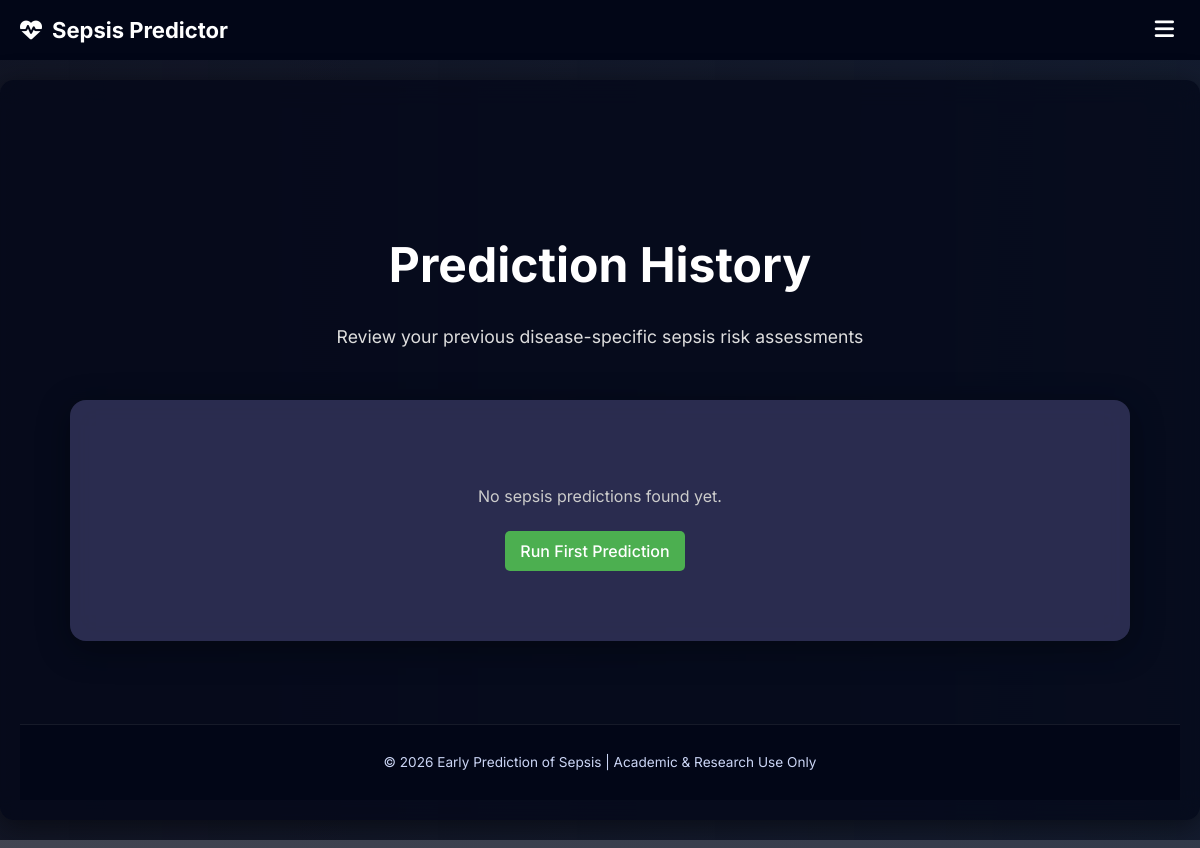
The app's page /history (signed in), older data.
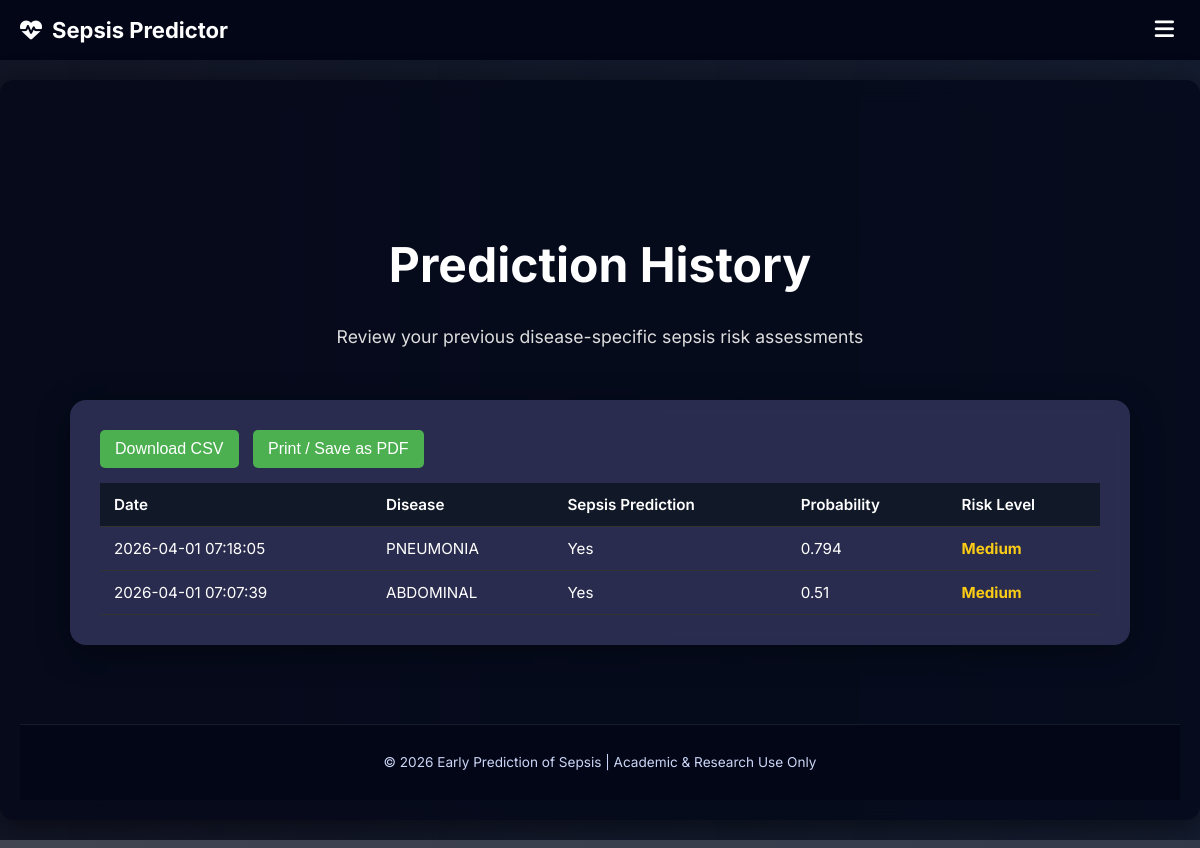
The same page, newer data.
### tables this page shows
CREATE TABLE predictions (
        id INTEGER PRIMARY KEY AUTOINCREMENT,
        user_id INTEGER,
        disease TEXT,
        sepsis_prediction TEXT,
        probability REAL,
        risk_level TEXT,
        timestamp DATETIME DEFAULT CURRENT_TIMESTAMP
    );

### app.py (the view)
@app.route("/history")
def history():
    if "user" not in session:
        return redirect(url_for("login"))
    user = get_user_by_username(session["user"])
    predictions = get_user_predictions(user["id"])
    return render_template("history.html", predictions=predictions)

### users.py (called while the page is built)
def get_user_by_username(username):
    conn = sqlite3.connect(DB_NAME)
    cursor = conn.cursor()
    cursor.execute("""
        SELECT id, username, email
        FROM users
        WHERE username=?
    """, (username,))
    user = cursor.fetchone()
    conn.close()
    if user:
        return {
            "id": user[0],
            "username": user[1],
            "email": user[2]
        }
    return None

def get_user_predictions(user_id):
    conn = sqlite3.connect(DB_NAME)
    cursor = conn.cursor()
    cursor.execute("""
        SELECT disease, sepsis_prediction , probability, risk_level, timestamp
        FROM predictions
        WHERE user_id=?
        ORDER BY timestamp DESC
    """, (user_id,))
    rows = cursor.fetchall()
    conn.close()
    predictions = []
    for row in rows:
        predictions.append({
            "disease": row[0],
            "sepsis_prediction": row[1],
            "probability": row[2],
            "risk_level": row[3],
            "timestamp": row[4]
        })
    return predictions

### templates/history.html (shortened to what this page needs)
{% extends "base.html" %}
{% block content %}
<div class="page-wrapper">
  <div class="main-content">
    <section class="hero">
  <h1>Prediction History</h1>
  <p>Review your previous disease-specific sepsis risk assessments</p>
</section>
<div class="history-card">
  {% if predictions %}
  <div style="margin-bottom: 15px;">
      <button onclick="downloadCSV()" class="btn">Download CSV</button>
      <button onclick="printHistory()" class="btn">Print / Save as PDF</button>
  </div>
  <div style="overflow-x: auto;">
    <table>
      <thead>
        <tr>
          <th>Date</th>
          <th>Disease</th>
          <th>Sepsis Prediction</th>
          <th>Probability</th>
          <th>Risk Level</th>
        </tr>
      </thead>
      <tbody>
        {% for item in predictions %}
        <tr>
          <td>{{ item.timestamp }}</td>
          <td>{{ item.disease }}</td>
          <td>{{ item.sepsis_prediction }}</td>
          <td>{{ item.probability }}</td>
          <td class="
              {% if item.risk_level == 'Low' %}
                  risk-low
              {% elif item.risk_level == 'Medium' %}
                  risk-medium
              {% elif item.risk_level == 'High' %}
                  risk-high
              {% endif %}
            ">
              {{ item.risk_level }}
          </td>
        </tr>
        {% endfor %}
      </tbody>
    </table>
  </div>
  {% else %}
  <div class="no-history">
    <p>No sepsis predictions found yet.</p>
    <a href="{{ url_for('predict') }}" class="btn">Run First Prediction</a>
  </div>
  {% endif %}
</div>
{% endblock %}

Row changes from the older to the newer data that the page shows:
added predictions: timestamp "2026-04-01 07:18:05", disease "PNEUMONIA", sepsis_prediction "Yes", probability "0.794", risk_level "Medium"
added predictions: timestamp "2026-04-01 07:07:39", disease "ABDOMINAL", sepsis_prediction "Yes", probability "0.51", risk_level "Medium"
Text that changed along with them:
text no longer shown: "No sepsis predictions found yet. Run First Prediction"
text now shown: "Download CSV Print / Save as PDF Date Disease Sepsis Prediction Probability Risk Level"
